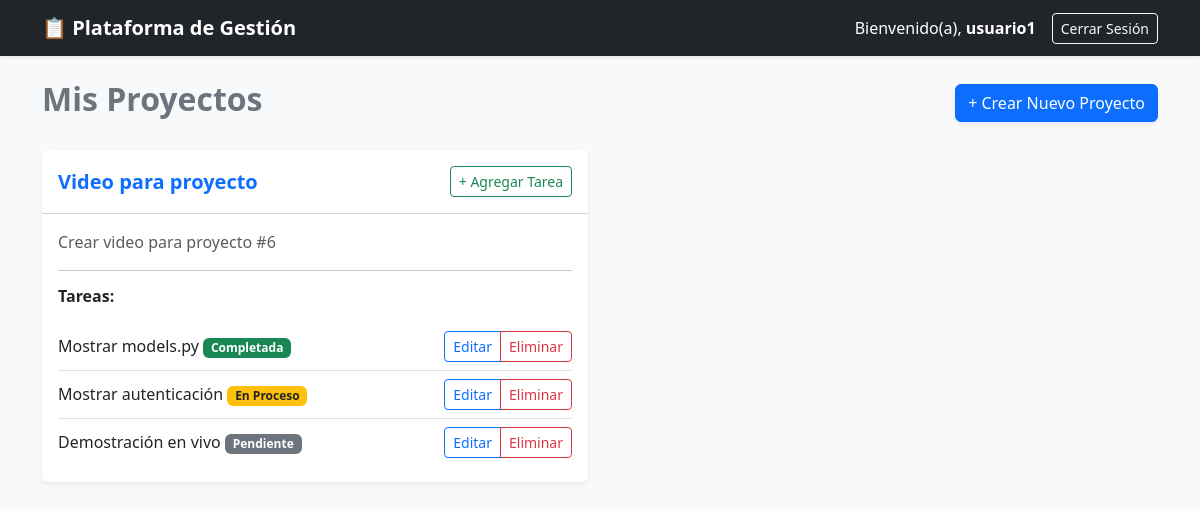
The page / (signed in) on the database its author committed.
### aplicacion_gestion/models.py (models this page shows, shortened)
class Proyecto(models.Model):
    nombre = models.CharField(max_length=200)
    descripcion = models.TextField(blank=True)
    fecha_inicio = models.DateField(auto_now_add=True)
    usuario = models.ForeignKey(User, on_delete=models.CASCADE, related_name='proyectos')

class Tarea(models.Model):
    ESTADOS = [
        ('PENDIENTE', 'Pendiente'),
        ('EN_PROCESO', 'En Proceso'),
        ('COMPLETADA', 'Completada'),
    ]
    proyecto = models.ForeignKey(Proyecto, on_delete=models.CASCADE, related_name='tareas')
    titulo = models.CharField(max_length=200)
    descripcion = models.TextField(blank=True)
    estado = models.CharField(max_length=20, choices=ESTADOS, default='PENDIENTE')
    fecha_creacion = models.DateField(auto_now_add=True)  # <-- Agrega esta línea
    fecha_vencimiento = models.DateField(null=True, blank=True)

### aplicacion_gestion/views.py (the view)
# urls.py: path('', HomeView.as_view(), name='home'),
class HomeView(LoginRequiredMixin, ListView):
    model = Proyecto
    template_name = 'aplicacion_gestion/home.html'
    context_object_name = 'proyectos'
    def get_queryset(self):
        return Proyecto.objects.filter(usuario=self.request.user)

### aplicacion_gestion/templates/aplicacion_gestion/home.html
{% extends 'aplicacion_gestion/base.html' %}
{% block content %}
<div class="d-flex justify-content-between align-items-center mb-4">
    <h2 class="fw-bold text-secondary">Mis Proyectos</h2>
    <a href="{% url 'crear_proyecto' %}" class="btn btn-primary shadow-sm">+ Crear Nuevo Proyecto</a>
</div>
{% if proyectos %}
    <div class="row">
    {% for proyecto in proyectos %}
        <div class="col-md-6 mb-4">
            <div class="card shadow-sm border-0 h-100">
                <div class="card-header bg-white d-flex justify-content-between align-items-center py-3">
                    <h5 class="card-title m-0 fw-bold text-primary">{{ proyecto.nombre }}</h5>
                    <a href="{% url 'crear_tarea' proyecto.id %}" class="btn btn-outline-success btn-sm">+ Agregar Tarea</a>
                </div>
                <div class="card-body">
                    <p class="card-text text-muted">{{ proyecto.descripcion|default:"Sin descripción." }}</p>
                    <hr>
                    <h6 class="fw-bold text-dark mb-3">Tareas:</h6>
                    <ul class="list-group list-group-flush">
                    {% for tarea in proyecto.tareas.all %}
                        <li class="list-group-item d-flex justify-content-between align-items-center px-0">
                            <div>
                                <span>{{ tarea.titulo }}</span>
                                <span class="badge
                                    {% if tarea.estado == 'COMPLETADA' %}bg-success
                                    {% elif tarea.estado == 'EN_PROCESO' %}bg-warning text-dark
                                    {% else %}bg-secondary{% endif %}">
                                    {{ tarea.get_estado_display }}
                                </span>
                            </div>
                            <div class="btn-group" role="group">
                                <a href="{% url 'editar_tarea' tarea.id %}" class="btn btn-outline-primary btn-sm">Editar</a>
                                <a href="{% url 'eliminar_tarea' tarea.id %}" class="btn btn-outline-danger btn-sm">Eliminar</a>
                            </div>
                        </li>
                    {% empty %}
                        <li class="list-group-item text-muted px-0 italic">No hay tareas registradas.</li>
                    {% endfor %}
                    </ul>
                </div>
            </div>
        </div>
    {% endfor %}
    </div>
{% else %}
    <div class="alert alert-info text-center shadow-sm" role="alert">
        No tienes proyectos registrados aún. ¡Crea el primero con el botón superior!
    </div>
{% endif %}
{% endblock %}

### aplicacion_gestion/templates/aplicacion_gestion/base.html (shortened to what this page needs)
<!DOCTYPE html>
<html lang="es">
<head>
    <link href="https://cdn.jsdelivr.net/npm/bootstrap@5.3.0/dist/css/bootstrap.min.css" rel="stylesheet">
</head>
<body class="bg-light">
    <nav class="navbar navbar-expand-lg navbar-dark bg-dark mb-4 shadow-sm">
        <div class="container">
            <a class="navbar-brand fw-bold" href="{% url 'home' %}">📋 Plataforma de Gestión</a>
            {% if user.is_authenticated %}
                <div class="d-flex align-items-center text-white">
                    <span class="me-3">Bienvenido(a), <strong>{{ user.username }}</strong></span>
                    <form action="{% url 'logout' %}" method="post" class="m-0">
                        <button type="submit" class="btn btn-outline-light btn-sm">Cerrar Sesión</button>
                    </form>
                </div>
            {% endif %}
        </div>
    </nav>
    <div class="container">
        {% block content %}
        {% endblock %}
    </div>
</body>
</html>

### rows shown on the page
Proyecto: nombre "Video para proyecto", descripcion "Crear video para proyecto #6"
Tarea: titulo "Mostrar models.py", estado "Completada"
Tarea: titulo "Mostrar autenticación", estado "En Proceso"
Tarea: titulo "Demostración en vivo", estado "Pendiente"

### other values the page prints
{{ user.username }} "usuario1"
